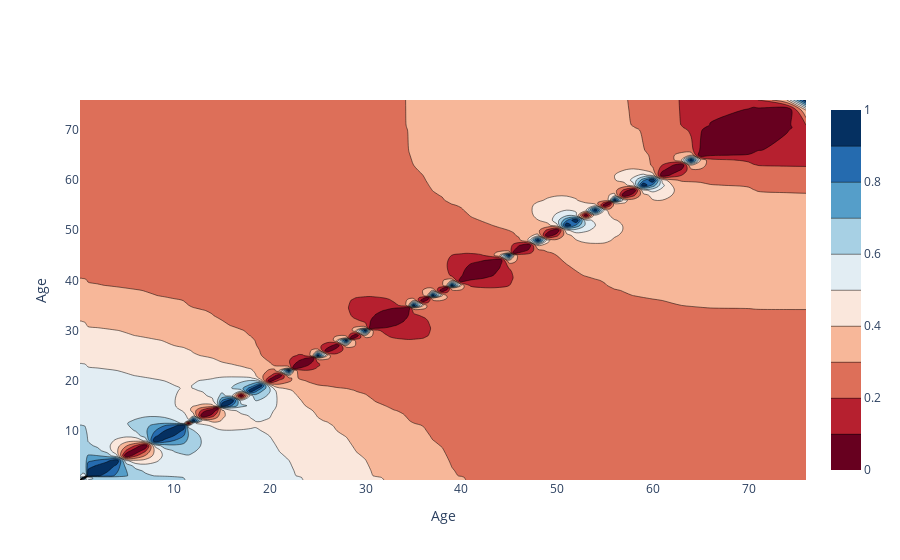

This figure's notebook cell:
### Markdown cell above
more than 90% didn't survive in class 2
most from port q survived except class 2

### Code cell
fig = go.Figure(data=[
    go.Contour(
        x=df.Age,
        y=df.Age,
        z=df.Survived,
        colorscale='RdBu'
    )
])
fig.update_layout( yaxis_title='Age', xaxis_title='Age')
fig.show()

### Figure 1 — Plotly figure (JSON) as saved in the notebook; plotly's stock layout.template omitted (floating-point values rounded to 4 significant figures; data arrays with more than 128 entries replaced by an {"elided": "..."} marker saying what was removed)
{"data": [{"colorscale": [[0, "rgb(103,0,31)"], [0.1, "rgb(178,24,43)"], [0.2, "rgb(214,96,77)"], [0.3, "rgb(244,165,130)"], [0.4, "rgb(253,219,199)"], [0.5, "rgb(247,247,247)"], [0.6, "rgb(209,229,240)"], [0.7, "rgb(146,197,222)"], [0.8, "rgb(67,147,195)"], [0.9, "rgb(33,102,172)"], [1, "rgb(5,48,97)"]], "type": "contour", "x": {"elided": "1008 float values"}, "y": {"elided": "1008 float values"}, "z": {"elided": "1008 int values"}}], "layout": {"xaxis": {"title": {"text": "Age"}}, "yaxis": {"title": {"text": "Age"}}}}
